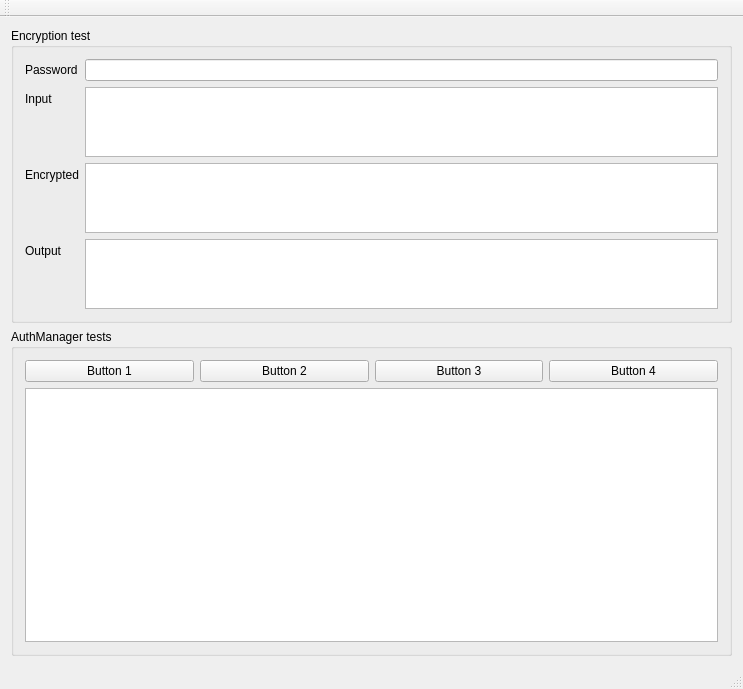
<?xml version="1.0" encoding="UTF-8"?>
<ui version="4.0">
 <class>MainWindow</class>
 <widget class="QMainWindow" name="MainWindow">
  <property name="geometry">
   <rect>
    <x>0</x>
    <y>0</y>
    <width>743</width>
    <height>689</height>
   </rect>
  </property>
  <property name="windowTitle">
   <string>MainWindow</string>
  </property>
  <widget class="QWidget" name="centralWidget">
   <layout class="QGridLayout" name="gridLayout">
    <item row="0" column="0">
     <widget class="QGroupBox" name="groupBox">
      <property name="sizePolicy">
       <sizepolicy hsizetype="Preferred" vsizetype="Preferred">
        <horstretch>0</horstretch>
        <verstretch>2</verstretch>
       </sizepolicy>
      </property>
      <property name="title">
       <string>Encryption test</string>
      </property>
      <layout class="QFormLayout" name="formLayout">
       <property name="fieldGrowthPolicy">
        <enum>QFormLayout::ExpandingFieldsGrow</enum>
       </property>
       <property name="labelAlignment">
        <set>Qt::AlignLeading|Qt::AlignLeft|Qt::AlignVCenter</set>
       </property>
       <item row="0" column="0">
        <widget class="QLabel" name="label_4">
         <property name="text">
          <string>Password</string>
         </property>
        </widget>
       </item>
       <item row="2" column="0">
        <widget class="QLabel" name="label">
         <property name="text">
          <string>Input</string>
         </property>
        </widget>
       </item>
       <item row="4" column="0">
        <widget class="QLabel" name="label_2">
         <property name="text">
          <string>Encrypted</string>
         </property>
        </widget>
       </item>
       <item row="6" column="0">
        <widget class="QLabel" name="label_3">
         <property name="text">
          <string>Output</string>
         </property>
        </widget>
       </item>
       <item row="0" column="1">
        <widget class="QLineEdit" name="lePassword"/>
       </item>
       <item row="2" column="1">
        <widget class="QPlainTextEdit" name="teEncryptIn"/>
       </item>
       <item row="4" column="1">
        <widget class="QPlainTextEdit" name="teEncryptCrypt"/>
       </item>
       <item row="6" column="1">
        <widget class="QPlainTextEdit" name="teEncryptOut"/>
       </item>
      </layout>
     </widget>
    </item>
    <item row="1" column="0">
     <widget class="QGroupBox" name="groupBox_2">
      <property name="sizePolicy">
       <sizepolicy hsizetype="Preferred" vsizetype="Preferred">
        <horstretch>0</horstretch>
        <verstretch>3</verstretch>
       </sizepolicy>
      </property>
      <property name="title">
       <string>AuthManager tests</string>
      </property>
      <layout class="QGridLayout" name="gridLayout_2">
       <item row="0" column="1">
        <widget class="QPushButton" name="btnTwo">
         <property name="text">
          <string>Button 2</string>
         </property>
        </widget>
       </item>
       <item row="0" column="0">
        <widget class="QPushButton" name="btnOne">
         <property name="text">
          <string>Button 1</string>
         </property>
        </widget>
       </item>
       <item row="0" column="2">
        <widget class="QPushButton" name="btnThree">
         <property name="text">
          <string>Button 3</string>
         </property>
        </widget>
       </item>
       <item row="0" column="3">
        <widget class="QPushButton" name="btnFour">
         <property name="text">
          <string>Button 4</string>
         </property>
        </widget>
       </item>
       <item row="1" column="0" colspan="4">
        <widget class="QPlainTextEdit" name="teOut"/>
       </item>
      </layout>
     </widget>
    </item>
   </layout>
  </widget>
  <widget class="QMenuBar" name="menuBar">
   <property name="geometry">
    <rect>
     <x>0</x>
     <y>0</y>
     <width>743</width>
     <height>22</height>
    </rect>
   </property>
  </widget>
  <widget class="QToolBar" name="mainToolBar">
   <attribute name="toolBarArea">
    <enum>TopToolBarArea</enum>
   </attribute>
   <attribute name="toolBarBreak">
    <bool>false</bool>
   </attribute>
  </widget>
  <widget class="QStatusBar" name="statusBar"/>
 </widget>
 <layoutdefault spacing="6" margin="11"/>
 <resources/>
 <connections/>
</ui>
